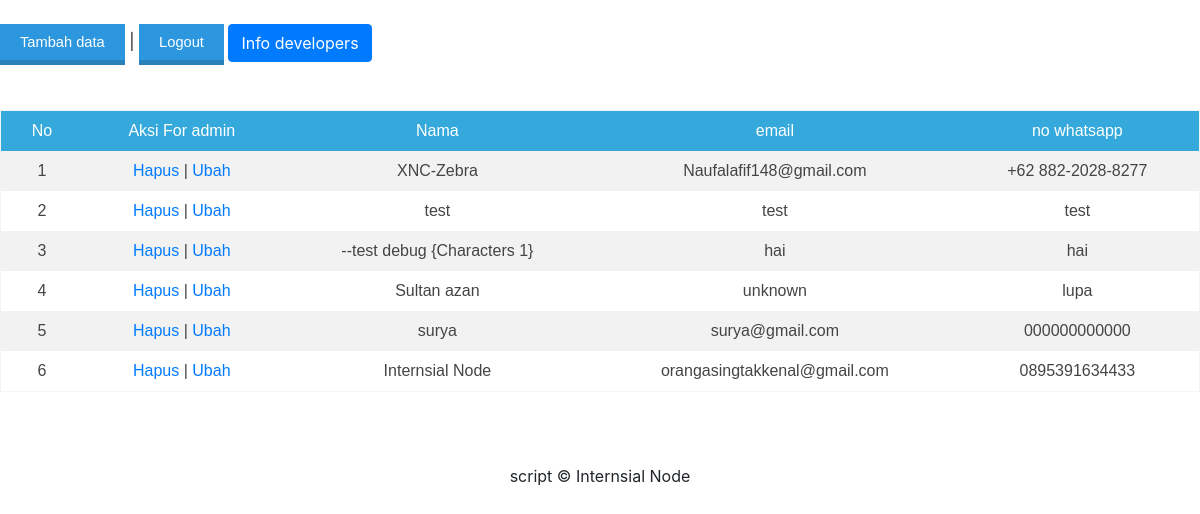
The page /bacaDatabase.php (signed in) on the database its author committed.
### tables this page shows
CREATE TABLE `users` (
  `id` int(11) NOT NULL,
  `name` char(100) DEFAULT NULL,
  `email` char(100) DEFAULT NULL,
  `no_whatsapp` char(50) DEFAULT NULL
);

### bacaDatabase.php (the view, shortened to what this page needs)
<?php
require "config.php";
$result = mysqli_query($koneksi, "SELECT * FROM `users` ORDER BY `id` DESC");
?>
<!DOCTYPE html>
<html lang="en">
<head>
    <link rel="stylesheet" type="text/css" href="gaya_crud.css">
    <link rel="stylesheet" href="bootstrap.min.css"
>
</head>
<body>
    <br>
    <a href="Tambah.php" class='tombol'>Tambah data</a> | <a href="logout.php" class='tombol'>Logout</a>
    <button type="button" class="btn btn-primary" data-toggle="modal" data-target="#exampleModalLong">
        Info developers
    </button>
    <br><br><br>
    <table class="table1">
        <tr>
            <th>
                No
            </th>
            <th>
                Aksi For admin
            </th>
            <th>
                Nama
            </th>
            <th>
                email
            </th>
            <th>
                no whatsapp
            </th>
        </tr>
        <?php $i=1;?>
        <?php while ($ambil_result = mysqli_fetch_assoc($result)):?>
        <tr>
            <td>
                <?= $i?>
            </td>
            <td>
                <a href="hapus.php?id=<?= $ambil_result["id"]?>">Hapus</a> | <a
                    href="ubah.php?id=<?= $ambil_result["id"]?>">Ubah</a>
            </td>
            <td>
                <?= $ambil_result["name"]?>
            </td>
            <td>
                <?= $ambil_result["email"]?>
            </td>
            <td>
                <?= $ambil_result["no_whatsapp"]?>
            </td>
        </tr>
        <?php $i++?>
        <?php endwhile;?>
    </table>
</body>
<footer>
    <br><br><br>
    <center>script &copy Internsial Node</center>
</footer>
</html>

### gaya_crud.css (style rules this page uses)
.table1 { font-family: sans-serif; color: #444; border-collapse: collapse; width: 100%; border: 1px solid #f2f5f7; }
.table1 tr th { background: #35A9DB; color: #fff; font-weight: normal; }
.table1, th, td { padding: 8px 20px; text-align: center; }
.table1 tr:nth-child(even) { background-color: #f2f2f2; }
.tombol { background:#2C97DF; color:white; border-top:0; border-left:0; border-right:0; border-bottom:5px solid #2A80B9; padding:10px 20px; text-decoration:none; font-family:sans-serif; font-size:11pt; }
body { font-family: 'roboto'; color: #2e2d2d; margin-left: 8%; margin-right: 8%; margin-top: 3%; }

### rows shown on the page
users: name "XNC-Zebra", email "Naufalafif148@gmail.com", no_whatsapp "+62 882-2028-8277"
users: name "test", email "test", no_whatsapp "test"
users: name "--test debug {Characters 1}", email "hai", no_whatsapp "hai"
users: name "Sultan azan", email "unknown", no_whatsapp "lupa"
users: name "surya", email "surya@gmail.com", no_whatsapp "000000000000"
users: name "Internsial Node", email "orangasingtakkenal@gmail.com", no_whatsapp "0895391634433"
